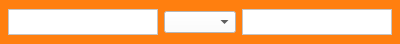
<?xml version="1.0" encoding="UTF-8"?>
<ui version="4.0">
 <class>MathBlock_Canvas</class>
 <widget class="CBBaseBlock" name="MathBlock_Canvas">
  <property name="geometry">
   <rect>
    <x>0</x>
    <y>0</y>
    <width>400</width>
    <height>44</height>
   </rect>
  </property>
  <property name="windowTitle">
   <string>MathBlock_Canvas</string>
  </property>
  <layout class="QHBoxLayout" name="horizontalLayout">
   <property name="leftMargin">
    <number>0</number>
   </property>
   <property name="topMargin">
    <number>0</number>
   </property>
   <property name="rightMargin">
    <number>0</number>
   </property>
   <property name="bottomMargin">
    <number>0</number>
   </property>
   <item>
    <widget class="QWidget" name="widget" native="true">
     <property name="styleSheet">
      <string notr="true">background-color: rgb(255, 127, 15);</string>
     </property>
     <layout class="QHBoxLayout" name="horizontalLayout_2">
      <property name="leftMargin">
       <number>8</number>
      </property>
      <property name="topMargin">
       <number>4</number>
      </property>
      <property name="rightMargin">
       <number>8</number>
      </property>
      <property name="bottomMargin">
       <number>4</number>
      </property>
      <item>
       <widget class="QPlainTextEdit" name="plainTextEdit">
        <property name="maximumSize">
         <size>
          <width>16777215</width>
          <height>26</height>
         </size>
        </property>
        <property name="styleSheet">
         <string notr="true">background-color: rgb(255, 255, 255);</string>
        </property>
       </widget>
      </item>
      <item>
       <widget class="QComboBox" name="comboBox">
        <property name="styleSheet">
         <string notr="true">background-color: rgb(255, 255, 255);</string>
        </property>
       </widget>
      </item>
      <item>
       <widget class="QPlainTextEdit" name="plainTextEdit_2">
        <property name="maximumSize">
         <size>
          <width>16777215</width>
          <height>26</height>
         </size>
        </property>
        <property name="styleSheet">
         <string notr="true">background-color: rgb(255, 255, 255);</string>
        </property>
       </widget>
      </item>
     </layout>
    </widget>
   </item>
  </layout>
 </widget>
 <layoutdefault spacing="6" margin="11"/>
 <customwidgets>
  <customwidget>
   <class>CBBaseBlock</class>
   <extends>QWidget</extends>
   <header>cbbaseblock.h</header>
   <container>1</container>
  </customwidget>
 </customwidgets>
 <resources/>
 <connections/>
</ui>
